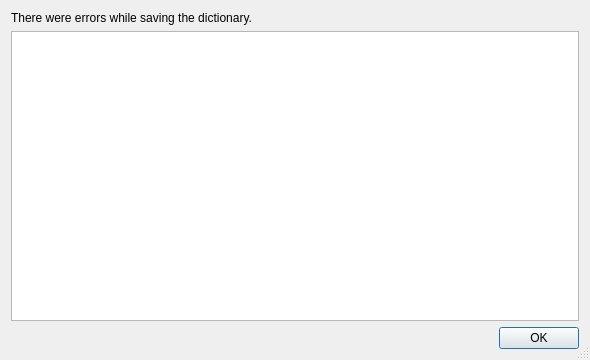
<?xml version="1.0" encoding="UTF-8"?>
<ui version="4.0">
 <class>ConversionFailure</class>
 <widget class="QDialog" name="ConversionFailure">
  <property name="geometry">
   <rect>
    <x>0</x>
    <y>0</y>
    <width>590</width>
    <height>360</height>
   </rect>
  </property>
  <property name="sizePolicy">
   <sizepolicy hsizetype="MinimumExpanding" vsizetype="MinimumExpanding">
    <horstretch>0</horstretch>
    <verstretch>0</verstretch>
   </sizepolicy>
  </property>
  <property name="windowTitle">
   <string>Plover: Conversion Failures</string>
  </property>
  <property name="sizeGripEnabled">
   <bool>true</bool>
  </property>
  <layout class="QVBoxLayout" name="verticalLayout">
   <item>
    <widget class="QLabel" name="label">
     <property name="text">
      <string>There were errors while saving the dictionary.</string>
     </property>
     <property name="wordWrap">
      <bool>true</bool>
     </property>
    </widget>
   </item>
   <item>
    <widget class="QTableView" name="tableView"/>
   </item>
   <item>
    <widget class="QDialogButtonBox" name="buttonBox">
     <property name="orientation">
      <enum>Qt::Horizontal</enum>
     </property>
     <property name="standardButtons">
      <set>QDialogButtonBox::Ok</set>
     </property>
    </widget>
   </item>
  </layout>
 </widget>
 <resources/>
 <connections>
  <connection>
   <sender>buttonBox</sender>
   <signal>accepted()</signal>
   <receiver>ConversionFailure</receiver>
   <slot>accept()</slot>
   <hints>
    <hint type="sourcelabel">
     <x>294</x>
     <y>339</y>
    </hint>
    <hint type="destinationlabel">
     <x>294</x>
     <y>179</y>
    </hint>
   </hints>
  </connection>
 </connections>
 <slots>
  <slot>on_strokes_edited(QString)</slot>
  <slot>on_translation_edited(QString)</slot>
 </slots>
</ui>
